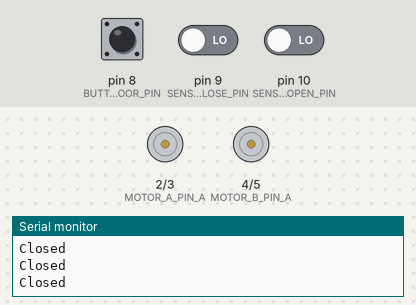
A sketch run on a simulated Arduino Uno, built with avr-gcc and run on an emulated ATmega328P. On the bench: motor-driver pin pairs drawn as motors (green arrow = first pin HIGH = forward, orange = second pin HIGH = backward, longer = more drive), the last lines printed to the serial monitor. Inputs (shaded band) come from the test bench; at power-on: pin 8 (BUTTON_DOOR_PIN) LOW, pin 9 (SENSOR_CLOSE_PIN) LOW, pin 10 (SENSOR_OPEN_PIN) LOW.

Above: at 1.2 s.
1.3 s: pin 8 (BUTTON_DOOR_PIN) pulled HIGH for 0.15 s
At 2.7 s:
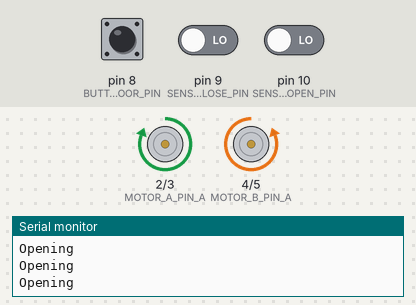
3.0 s: pin 9 (SENSOR_CLOSE_PIN) driven HIGH
At 4.2 s:
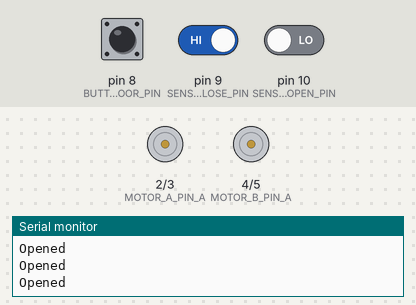
4.6 s: pin 8 (BUTTON_DOOR_PIN) pulled HIGH for 1 s
At 6.7 s:
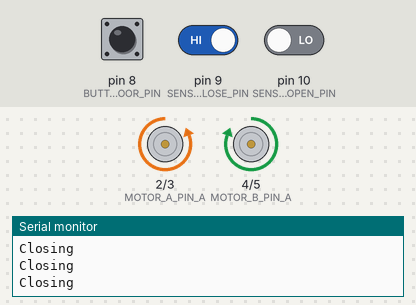
7.2 s: pin 10 (SENSOR_OPEN_PIN) driven HIGH
At 8.0 s:
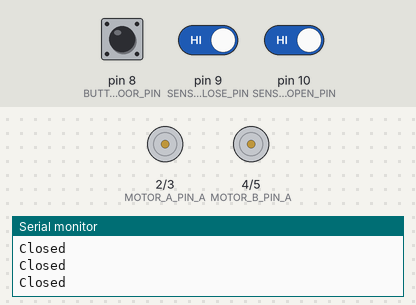
8.8 s: pin 8 (BUTTON_DOOR_PIN) pulled HIGH for 3.2 s
At 12.9 s:
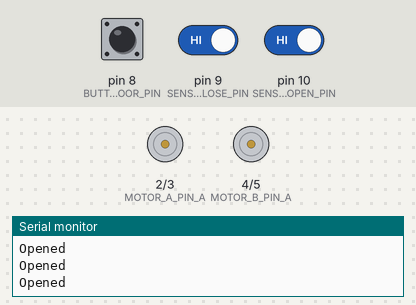
Timing chart, 0 to 14.4 s (numbered marks = the images above; inputs shaded):
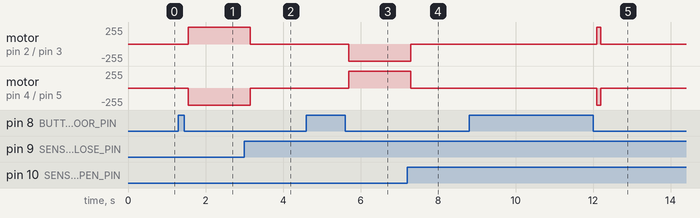

The sketch:

src.ino
```cpp
#include "door.hpp"

Door   door;
Button button_door;
Sensor sensor_open, sensor_close;
Motor  motor_A, motor_B;

#define BUTTON_DOOR_PIN  8
#define SENSOR_OPEN_PIN  10
#define SENSOR_CLOSE_PIN 9

#define MOTOR_A_PIN_A 2
#define MOTOR_A_PIN_B 3
#define MOTOR_B_PIN_A 4
#define MOTOR_B_PIN_B 5

void setup()
{
  Serial.begin(115200);

  button_door.init( BUTTON_DOOR_PIN);
  sensor_open.init( SENSOR_OPEN_PIN);
  sensor_close.init(SENSOR_CLOSE_PIN);

  motor_A.init(MOTOR_A_PIN_A, MOTOR_A_PIN_B);
  motor_B.init(MOTOR_B_PIN_A, MOTOR_B_PIN_B);

  door.bindDoorButton(&button_door);
  door.bindCloseSensor(&sensor_close);
  door.bindOpenSensor(&sensor_open);
  door.bindMotorA(&motor_A);
  door.bindMotorB(&motor_B);

  door.init();
}

#define LOOP_DELAY 100

void loop()
{
  door.loop();
  delay(LOOP_DELAY);
}
```

door.hpp
```cpp
class Button
{
public:
  void init(int pin)
  {
    this->pin = pin;
    pinMode(pin, INPUT);
  }

  bool isActive(int read_count = 3)
  {
    /* not for a touch screen button */
    bool value = false;
    for(int i = 0; i < read_count; ++i)
    {
      if(digitalRead(pin) == HIGH)
      {
        value = true;
        continue;
      }
      value = false;
      break;
    }
    while(value)
    {
      if(digitalRead(pin) == LOW)
      {
        break;
      }
    }

    return value;
  }

protected:
  int pin;
};


/* in the future Button & Sensor might become different */
class Sensor
{
public:
  void init(int pin)
  {
    this->pin = pin;
    pinMode(pin, INPUT);
  }

  bool isActive(int read_count = 2)
  {
    bool value = false;
    if(digitalRead(pin) == HIGH)
    {
      value = true;
    }
    return value;
  }

protected:
  int pin;
};


class Motor
{
public:
  enum State
  {
    STOP, FORWARD, BACKWARD
  };

  void init(int pin_A, int pin_B, bool inverted = false)
  {
    Serial.println("motor init");

    this->pin_A = pin_A;
    this->pin_B = pin_B;
    this->inverted = inverted;
    curr_state = STOP;

    pinMode(pin_A, OUTPUT);
    pinMode(pin_B, OUTPUT);
  }

  void forward(int speed = 0)
  {
    if(curr_state != FORWARD || this->speed != speed)
    {
      digitalWrite(pin_A, (!inverted) ? HIGH : LOW );
      digitalWrite(pin_B, (!inverted) ? LOW  : HIGH);

      curr_state = FORWARD;
      this->speed = speed;

      Serial.println("Motor forward");
    }
  }

  void backward(int speed = 0)
  {
    if(curr_state != BACKWARD || this->speed != speed)
    {
      digitalWrite(pin_A, (!inverted) ? LOW  : HIGH);
      digitalWrite(pin_B, (!inverted) ? HIGH : LOW );

      curr_state  = BACKWARD;
      this->speed = speed;

      Serial.println("Motor backward");
    }
  }

  void stop()
  {
    if(curr_state != STOP)
    {
      digitalWrite(pin_A, LOW);
      digitalWrite(pin_B, LOW);

      curr_state = STOP;
      this->speed = 0;

      Serial.println("Motor stoped");
    }
  }

protected:
  int pin_A = 0, pin_B = 0;
  State curr_state = STOP;
  int speed = 0;
  bool inverted = false;
};


class Door
{
  enum State
  {
    Closed, Opened, Closing, Opening, Interrupted
  };

public:
  void init()
  {
    /* read current state of the door and do something */

  }

  void loop()
  {
    switch(getCurrState())
    {
    case Closed:
      Serial.println("Closed");

      if(button_door->isActive())
      {
        setState(Opening);
      }

      closed();

      break;


    case Opening:
      Serial.println("Opening");

      if(sensor_open->isActive())
      {
        setState(Opened);
      }
      else if(button_door->isActive())
      {
        setState(Interrupted);
      }

      opening();

      break;


    case Opened:
      Serial.println("Opened");

      if(button_door->isActive())
      {
        setState(Closing);
      }

      opened();

      break;


    case Closing:
      Serial.println("Closing");

      if(sensor_close->isActive())
      {
        setState(Closed);
      }
      else if(button_door->isActive())
      {
        setState(Interrupted);
      }

      closing();

      break;


    case Interrupted:
      Serial.println("Inrerrupted");

      if(button_door->isActive())
      {
        switch(getPrevState())
        {
        case Closing:
          setState(Opening);
          break;

        case Opening:
          setState(Closing);
          break;
        }
      }

      stop();

      break;
    }
  }

  void bindDoorButton(Button *button)
  {
    this->button_door = button;
  }

  void bindCloseSensor(Sensor *sensor)
  {
    this->sensor_open = sensor;
  }

  void bindOpenSensor(Sensor *sensor)
  {
    this->sensor_close = sensor;
  }

  void bindMotorA(Motor *motor)
  {
    this->motor_A = motor;
  }

  void bindMotorB(Motor *motor)
  {
    this->motor_B = motor;
  }

  void setState(State state)
  {
    prev_state = curr_state;
    curr_state = state;
  }

  State getCurrState()
  {
    return curr_state;
  }

  State getPrevState()
  {
    return prev_state;
  }

  void opening()
  {
    motor_A->forward();
    motor_B->backward();
  }

  void closing()
  {
    motor_A->backward();
    motor_B->forward();
  }

  void opened()
  {
    /* keep the door opened */
    motor_A->stop();
    motor_B->stop();
  }

  void closed()
  {
    motor_A->stop();
    motor_B->stop();
    /* keep the door closed */
  }

  void stop()
  {
    motor_A->stop();
    motor_B->stop();
  }

protected:
  State   curr_state = Closed, prev_state = Closed;
  Button *button_door = NULL;
  Sensor *sensor_open = NULL, *sensor_close = NULL;
  Motor  *motor_A, *motor_B;
};
```

Measured:
- after the input at 1.3 s, motor on pin 2 (MOTOR_A_PIN_A) / pin 3 (MOTOR_A_PIN_B): stopped → forward 255/255 after 0.25 s; motor on pin 4 (MOTOR_B_PIN_A) / pin 5 (MOTOR_B_PIN_B): stopped → backward 255/255 after 0.25 s
- after the input at 3.0 s, motor on pin 2 (MOTOR_A_PIN_A) / pin 3 (MOTOR_A_PIN_B): forward 255/255 → stopped after 0.15 s; motor on pin 4 (MOTOR_B_PIN_A) / pin 5 (MOTOR_B_PIN_B): backward 255/255 → stopped after 0.15 s
- after the input at 4.6 s, motor on pin 2 (MOTOR_A_PIN_A) / pin 3 (MOTOR_A_PIN_B): stopped → backward 255/255 after 1.1 s; motor on pin 4 (MOTOR_B_PIN_A) / pin 5 (MOTOR_B_PIN_B): stopped → forward 255/255 after 1.1 s
- after the input at 7.2 s, motor on pin 2 (MOTOR_A_PIN_A) / pin 3 (MOTOR_A_PIN_B): backward 255/255 → stopped after 0.10 s; motor on pin 4 (MOTOR_B_PIN_A) / pin 5 (MOTOR_B_PIN_B): forward 255/255 → stopped after 0.10 s
- after the input at 8.8 s, motor on pin 2 (MOTOR_A_PIN_A) / pin 3 (MOTOR_A_PIN_B): stopped → forward 255/255 after 3.3 s, → stopped 0.10 s later; motor on pin 4 (MOTOR_B_PIN_A) / pin 5 (MOTOR_B_PIN_B): stopped → backward 255/255 after 3.3 s, → stopped 0.10 s later
